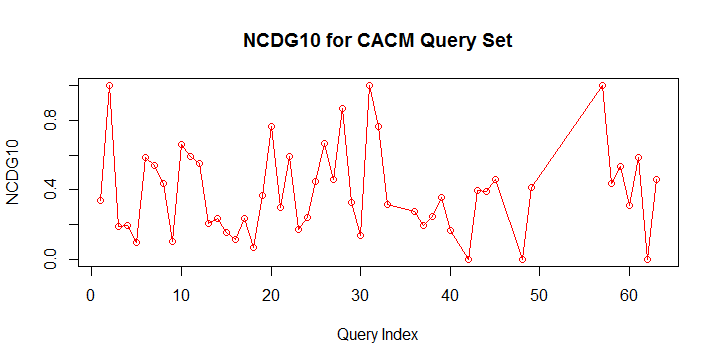

Write the R code that produced this figure.
ncdg10 <- read.csv("ndcg10.csv", header = TRUE)
plot(ncdg10$Query,ncdg10$Value,type = "o",col = "red", xlab = "Query Index", ylab = "NCDG10", 
     main = "NCDG10 for CACM Query Set",  ylim=c(0,1))
